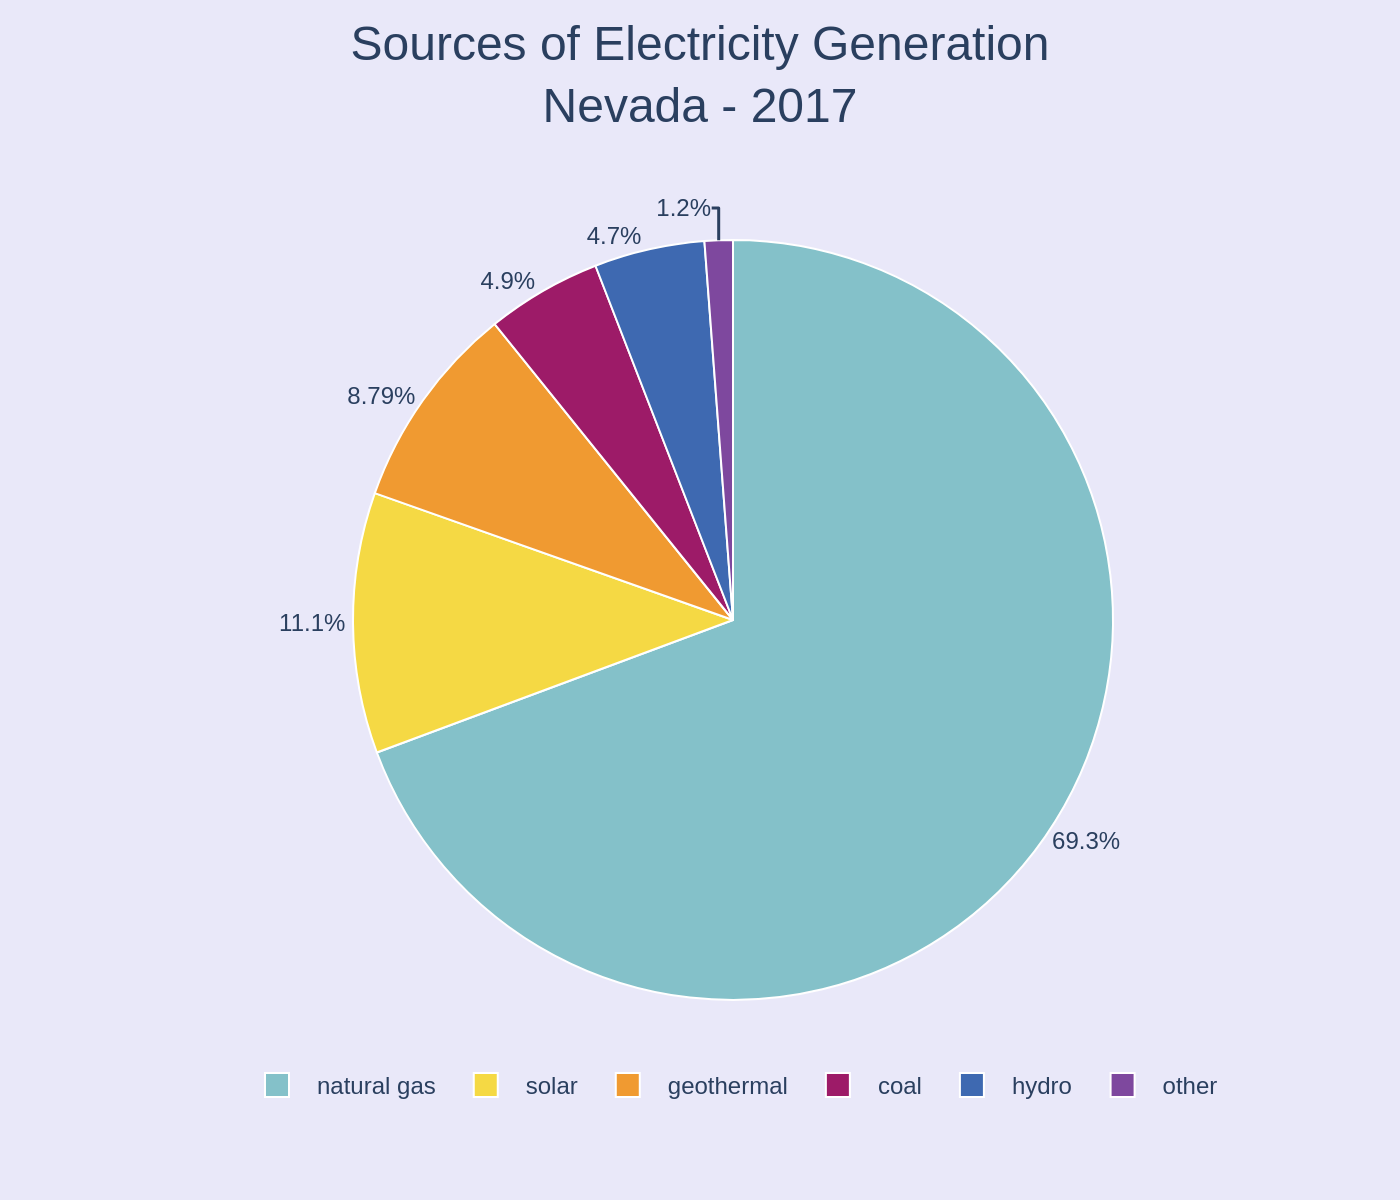

Source code (Python):
import sys
import json
import os
import plotly.graph_objects as go

if len(sys.argv) != 2:
    print("Usage: python recreate_chart.py <path_to_json_file>")
    sys.exit(1)

json_path = sys.argv[1]

try:
    with open(json_path, 'r', encoding='utf-8') as f:
        config = json.load(f)
except FileNotFoundError:
    print(f"Error: JSON file not found at {json_path}")
    sys.exit(1)
except json.JSONDecodeError:
    print(f"Error: Could not decode JSON from {json_path}")
    sys.exit(1)

chart_data = config.get('chart_data', [])
texts = config.get('texts', {})
colors = config.get('colors', [])
background_color = config.get('background_color', '#FFFFFF')

labels = [item.get('label') for item in chart_data]
values = [item.get('value') for item in chart_data]

fig = go.Figure()

fig.add_trace(go.Pie(
    labels=labels,
    values=values,
    marker=dict(colors=colors, line=dict(color='#FFFFFF', width=1)),
    textinfo='percent',
    textposition='outside',
    hoverinfo='label+percent',
    sort=False,
    direction='clockwise',
    textfont_family="Arial"
))

title_parts = [texts.get('title'), texts.get('subtitle')]
full_title = "<br>".join(filter(None, title_parts))

source_parts = [texts.get('source'), texts.get('note')]
full_source_text = "<br>".join(filter(None, source_parts))

fig.update_layout(
    title=dict(
        text=full_title,
        y=0.95,
        x=0.5,
        xanchor='center',
        yanchor='top',
        font=dict(family="Arial", size=24)
    ),
    legend=dict(
        orientation="h",
        yanchor="bottom",
        y=-0.15,
        xanchor="center",
        x=0.5,
        font=dict(family="Arial")
    ),
    font=dict(
        family="Arial",
        size=12
    ),
    margin=dict(l=40, r=40, t=120, b=100),
    paper_bgcolor=background_color,
    plot_bgcolor=background_color
)

if full_source_text:
    fig.add_annotation(
        text=full_source_text,
        showarrow=False,
        xref="paper",
        yref="paper",
        x=0,
        y=-0.25,
        xanchor='left',
        yanchor='bottom',
        align='left',
        font=dict(family="Arial")
    )

base_filename = os.path.splitext(os.path.basename(json_path))[0]
output_filename = f"{base_filename}.png"

fig.write_image(output_filename, scale=2, width=700, height=600)

print(f"Chart successfully generated and saved to {output_filename}")
